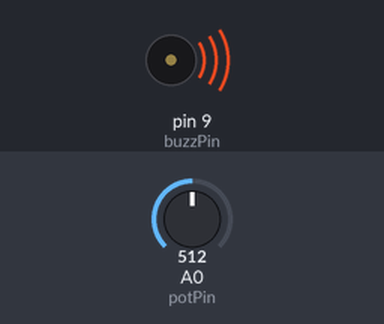
The sketch below on a simulated Arduino Uno, built with avr-gcc and run on an emulated ATmega328P. On the bench: buzzer (waves = sounding). Inputs (shaded band) come from the test bench; at power-on: A0 (potPin) = 512. What the sketch prints to the serial monitor is not drawn.

Above: at 0.1 s.
Timing chart, 0 to 1.6 s (numbered marks = the images above):
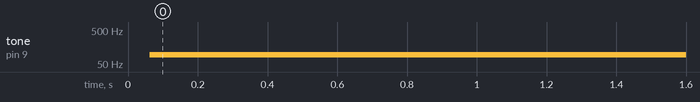

Measured:
- by itself, tone on pin 9 (buzzPin): silent → 94 Hz at 0.06 s

The sketch:

HW_9_Pot_Controlled_Passive_Buzzer.ino
```cpp
int buzzPin=9;
int potPin=A0;
int potVal;
float toneVal;
void setup() {
  // put your setup code here, to run once:
  Serial.begin(9600);
  pinMode(potPin,INPUT);
  pinMode(buzzPin,OUTPUT);
}

void loop() {
  // put your main code here, to run repeatedly:
  potVal=analogRead(potPin);
  toneVal=(9940./1023.)*potVal+60;
  digitalWrite(buzzPin,HIGH);
  delayMicroseconds(toneVal);
  digitalWrite(buzzPin,LOW);
  delayMicroseconds(toneVal);
  Serial.println(toneVal);
}
```
